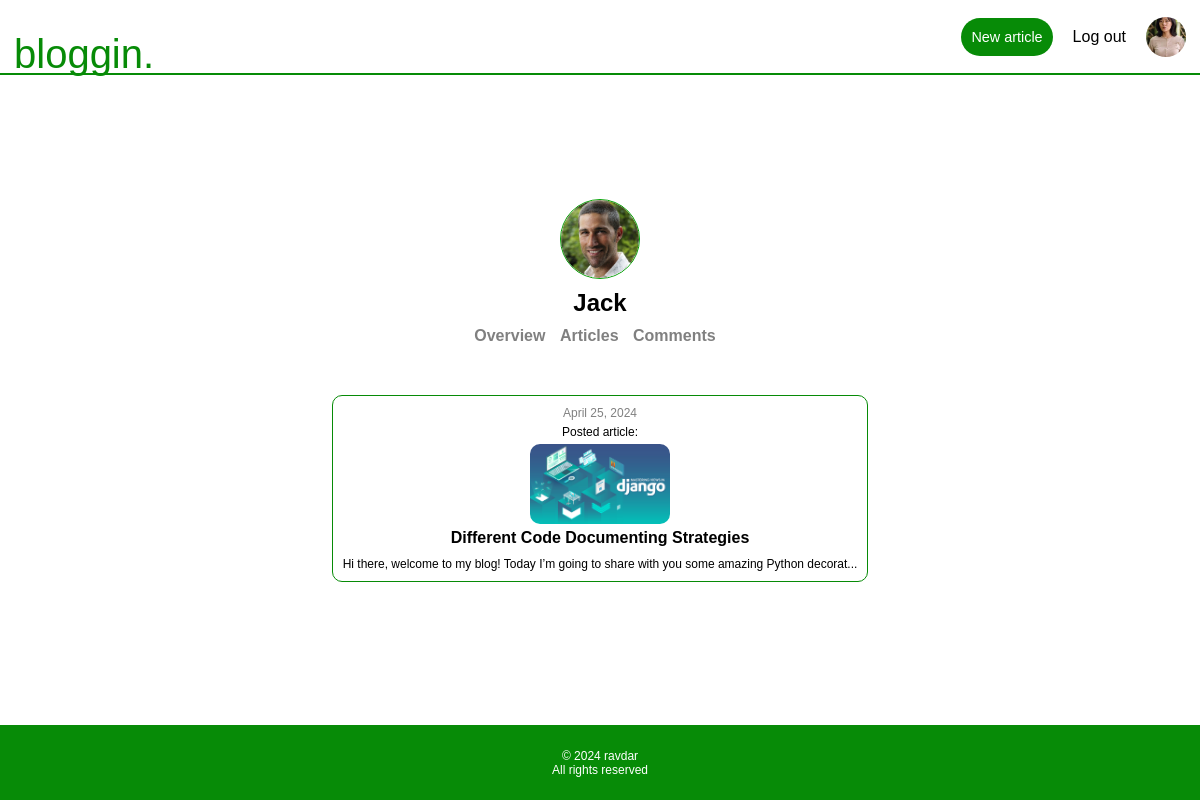
Page /users/Jack/ (signed in) on the committed database.
### users/models.py (models this page shows, shortened)
class Profile(models.Model):
    user = models.OneToOneField(User, on_delete=models.CASCADE)
    profile_picture = models.ImageField(null=True, blank=True, default="images/default_pp.jpg", upload_to="images/")

### mainapp/models.py (models this page shows, shortened)
class Article(models.Model):
    owner = models.ForeignKey(User, on_delete=models.CASCADE)
    title = models.CharField(max_length=200)
    body = RichTextField(blank=True, null=True)
    publication_date = models.DateField()
    last_edit_date = models.DateField(null=True, blank=True)
    image = models.ImageField(null=True, blank=True, upload_to="images/")
    url = models.CharField(max_length=200, default='doesnotwork')
    upvotes = models.IntegerField(default=0)
    downvotes = models.IntegerField(default=0)
    total_votes = models.IntegerField(default=0)
    topics = models.ManyToManyField(Topic, blank=True)
    model_name = "article"

### mainapp/views.py (the view)
# urls.py: path("users/<str:user_username>/", views.user_profile, name="user_profile"),]
def user_profile(request, user_username):
    user = get_object_or_404(User, username = user_username)
    activities = []
    articles = Article.objects.filter(owner=user)
    comments = Comment.objects.filter(owner=user)
    subcomments = Subcomment.objects.filter(owner=user)
    for item in articles:
        activities.append(item)
    for item in comments:
        activities.append(item)
    for item in subcomments:
        activities.append(item)
    if activities != []:
        activities.sort(key=lambda activity: activity.publication_date, reverse=True)
    return render(request, "mainapp/user_profile.html", {"user":user, "articles":articles, "comments":comments, "activities":activities})

### mainapp/templates/mainapp/user_profile.html
{% extends "mainapp/main.html" %}
{% block content %}
<main class="margin-top-main center">
    <section class="profile-basic-info center">
        <img src="{{ user.profile.profile_picture.url}}" alt="Profile picture" height="80" width="80">
        <h2>{{user.username}}</h2>
        <div>
            <a href="{% url 'mainapp:user_profile' user.username %}">Overview</a>
            <a href="{% url 'mainapp:user_profile' user.username %}">Articles</a>
            <a href="{% url 'mainapp:user_profile' user.username %}">Comments</a>
        </div>
    </section>
    <section class="user-activities">
        {% for activity in activities %}
        <div>
            {% if activity.model_name == "article" %}
            <time>{{activity.publication_date}}</time>
            <p>Posted article:</p>
            <a href="{% url 'mainapp:read_article_view' activity.url %}"><img src="{{ activity.image.url }}" width="140"
                    height="80"></a>
            <h4><a href="{% url 'mainapp:read_article_view' activity.url %}">{{activity.title}}</a>
            </h4>
            <p>{{ activity.body|slice:":100"|safe }}...</p>
            {% else %}
            <time>{{activity.publication_date}}</time>
            <p>Added comment to <a
                    href="{% url 'mainapp:read_article_view' activity.article.url %}"><span>{{activity.article.title}}</span></a>
            </p>
            {{activity.text|slice:":100"|safe}}
            {% endif %}
        </div>
        {% endfor %}
    </section>
</main>
{% endblock content %}

### mainapp/templates/mainapp/main.html (shortened to what this page needs)
{% load static %}
<!DOCTYPE html>
<html lang="en">
<head>
    <link rel="stylesheet" type="text/css" href="{% static 'styles.css' %}">
</head>
<body>
    <header class="center">
        <div class="header-content">
            <a href="{% url 'mainapp:main_view' %}" class="logotype">bloggin.</a>
            <div class="header-buttons">
                {% if request.user.is_authenticated %}
                <button><a class="button-a" href="{% url 'mainapp:new_article_view' %}">New article</a></button>
                <form action="{% url 'users:logout' %}" method="post">
                    <button class="logout-button" type="submit">Log out</button>
                </form>
                <a href="{% url 'mainapp:user_profile' user.username %}"><img class="profile-picture-radius" width="30"
                        height="30" loading="lazy" alt="Profile picture"
                        src="{{ request.user.profile.profile_picture.url }}"></a>
                {% else %}
                <a href="{% url 'users:login' %}">Login</a>
                <button><a class="button-a" href="{% url 'users:register_view' %}">Register</a></button>
                {% endif %}
            </div>
        </div>
    </header>
    {% block content %}{% endblock content %}
    <footer class="center">
        &copy 2024 ravdar
        <br>
        All rights reserved
    </footer>
</body>
</html>

### mainapp/static/styles.css (style rules this page uses)
:root { --MAIN-GREEN: rgb(7, 139, 7); --LIGHT-GREEN: rgb(9, 164, 9); --MAIN-FONT: sans-serif; --PAGE-WIDTH: 1192px; --PP-RADIUS: 50% }
* { margin: 0; padding: 0; box-sizing: border-box; }
img { display: block; max-width: 100%; }
html { scroll-behavior: smooth; }
body { color: black; font-family: var(--MAIN-FONT); min-height: 100vh; display: flex; flex-direction: column; align-items: center; }
a, .logout-button { text-decoration: none; color: black; transition: border-color 0.1s ease; }
button { border-radius: 99em; padding: 10px; font-size: 1rem; background-color: transparent; }
.button-a { color: white; }
header { border-bottom: 2px solid var(--MAIN-GREEN); position: fixed; width: 100%; min-height: 50px; background-color: white; z-index: 1; }
header a { font-size: 0.9em; }
header button { background-color: var(--MAIN-GREEN); border: none; color: white; }
.center { display: flex; justify-content: center; align-items: center; text-align: center; }
main { width: 100%; max-width: var(--PAGE-WIDTH); padding-top: 60px; }
.header-content { display: flex; justify-content: end; max-width: var(--PAGE-WIDTH); align-items: end; height: 100%; width: 100%; position: relative; }
.header-content div { height: 100%; display: flex; align-items: center; gap: 8px; margin-right: 10px; }
.profile-picture-radius { border-radius: var(--PP-RADIUS); object-fit: cover; }
.logotype { font-size: 2rem; color: var(--MAIN-GREEN); margin: 0 0 -2px 10px; font-family: var(--MAIN-FONT); position: absolute; left: 0; bottom: -5px; }
footer { background-color: var(--MAIN-GREEN); min-height: 75px; min-width: 100%; color: white; font-size: 0.75em; margin-top: 50px; }
form { display: flex; flex-direction: column; align-items: center; }
form button { background-color: var(--MAIN-GREEN); width: fit-content; border: none; color: white; }
.logout-button { background-color: white; }
.margin-top-main { flex-direction: column; flex: 1; margin-top: 60px; }
.profile-basic-info { flex-direction: column; gap: 10px; margin-bottom: 50px; }
.profile-basic-info img { border-radius: var(--PP-RADIUS); border: 1px solid var(--LIGHT-GREEN); object-fit: cover; }
.profile-basic-info a { margin-top: 10px; font-weight: bold; color: grey; margin-right: 10px; }
.user-activities { margin: 0 10px; display: flex; flex-direction: column; gap: 10px; }
.user-activities div { border: 1px solid var(--MAIN-GREEN); border-radius: 10px; padding: 10px; display: flex; flex-direction: column; gap: 5px; align-items: center; }
.user-activities time { color: gray; font-size: 0.75em; }
.user-activities div p { font-size: 0.75em; }
.user-activities img { border-radius: 10px; }
@media screen and (min-width:1192px) { header { min-height: 75px; } }
@media screen and (min-width:1192px) { main { padding-top: 95px; } }
@media screen and (min-width:1192px) { .logotype { font-size: 2.5rem; bottom: -18px; } }
@media screen and (min-width:1192px) { .header-content div { gap: 10px; } }
@media screen and (min-width:1192px) { .header-content img { height: 40px; width: 40px; } }
@media screen and (min-width:1192px) { .margin-top-main { margin-top: 10px; } }

### rows in the picture
Article: publication_date "April 25, 2024", image (picture), title "Different Code Documenting Strategies", body "Hi there, welcome to my blog! Today I’m going to share with you some amazing Python decorat"

### other values in the picture
{{ user.username }} "Jack"
